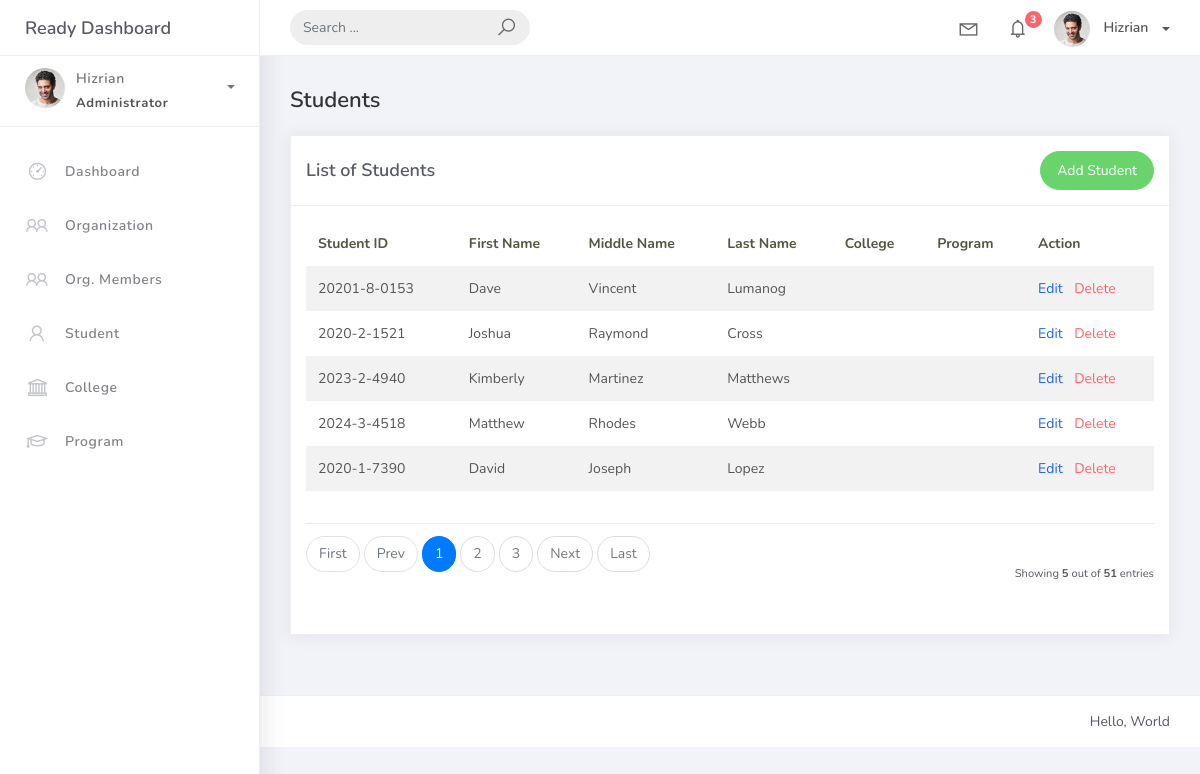
Page /student_list on the earlier database version.
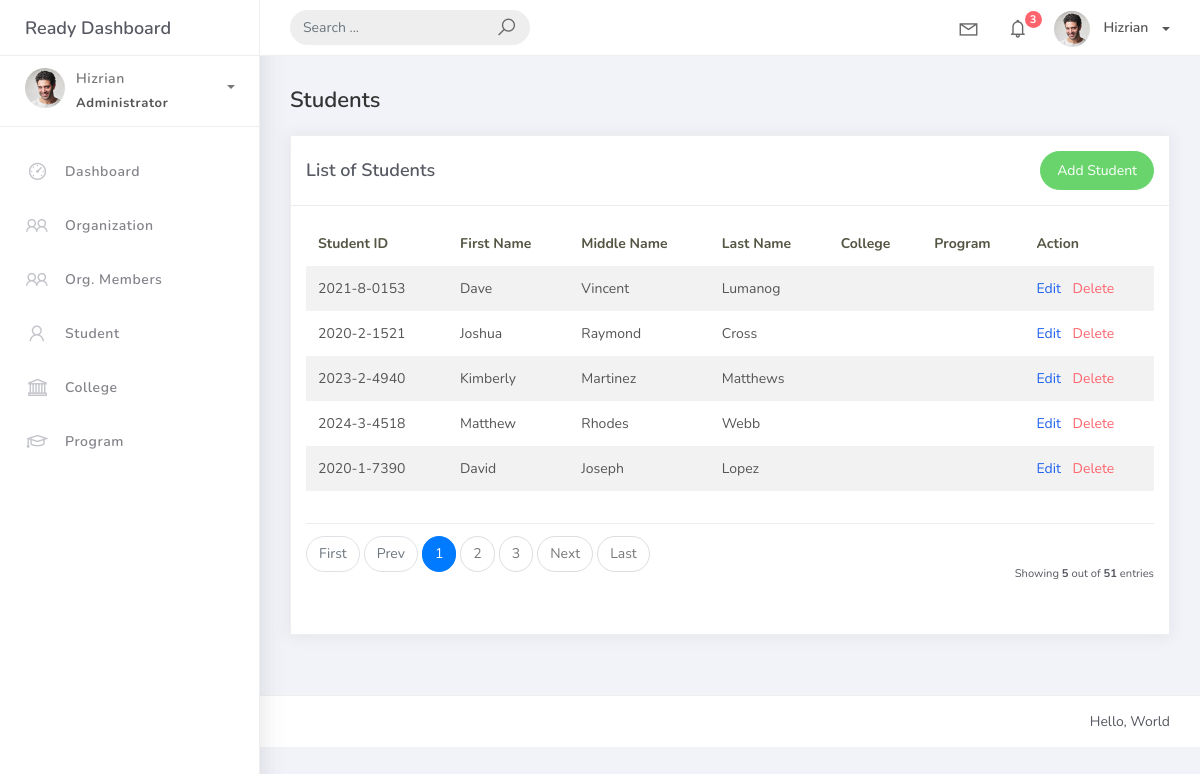
Same page on the later database version.
### studentorg/models.py (models this page shows, shortened)
class BaseModel(models.Model):
    created_at = models.DateTimeField(auto_now_add=True, db_index=True)
    updated_at = models.DateTimeField(auto_now=True)
    class Meta:
        abstract = True

class Student(BaseModel):
    student_id = models.CharField(max_length=15)
    lastname = models.CharField(max_length=25)
    firstname = models.CharField(max_length=25)
    middlename = models.CharField(max_length=25, blank=True, null=True)
    program_info = models.ForeignKey(Program, on_delete=models.CASCADE)

### studentorg/views.py (the view)
# urls.py: path('student_list', views.StudentList.as_view(), name='student-list'),
class StudentList(ListView):
    model = Student
    context_object_name = 'object_list'
    template_name = 'student_list.html'
    paginate_by = 5

### templates/student_list.html
{% extends 'base.html' %}
{% load static %}
{% block content %}
<h4 class="page-title">Students</h4>
<div class="row">
    <div class="col-md-12">
        <div class="card">
            <div class="card-header d-flex justify-content-between align-items-center">
                <div class="card-title">List of Students</div>
                <a href="{% url 'student-add' %}" class="btn btn-success btn-rounded">Add Student</a>
            </div>
            <div class="card-body">
                <div class="table-responsive">
                    <table class="table table-striped">
                        <thead>
                            <tr>
                                <th>Student ID</th>
                                <th>First Name</th>
                                <th>Middle Name</th>
                                <th>Last Name</th>
                                <th>College</th>
                                <th>Program</th>
                                <th>Action</th>
                            </tr>
                        </thead>
                        <tbody>
                            {% for object in object_list %}
                            <tr>
                                <td>{{ object.student_id }}</td>
                                <td>{{ object.firstname }}</td>
                                <td>{{ object.middlename }}</td>
                                <td>{{ object.lastname }}</td>
                                <td>{{ object.college.college_name }}</td>
                                <td>{{ object.program.prog_name }}</td>
                                <td>
                                    <a href="{% url 'student-update' object.id %}" class="text-primary mr-2">Edit</a>
                                    <a href="{% url 'student-delete' object.id %}" class="text-danger">Delete</a>
                                </td>
                            </tr>
                            {% empty %}
                            <tr>
                                <td colspan="7" class="text-center">No student records found.</td>
                            </tr>
                            {% endfor %}
                        </tbody>
                    </table>
                </div>
                {% include 'includes/pagination.html' %}
            </div>
        </div>
    </div>
</div>
{% endblock %}

Differences in the rows shown:
changed Student "Dave": student_id "20201-8-0153" → "2021-8-0153"
